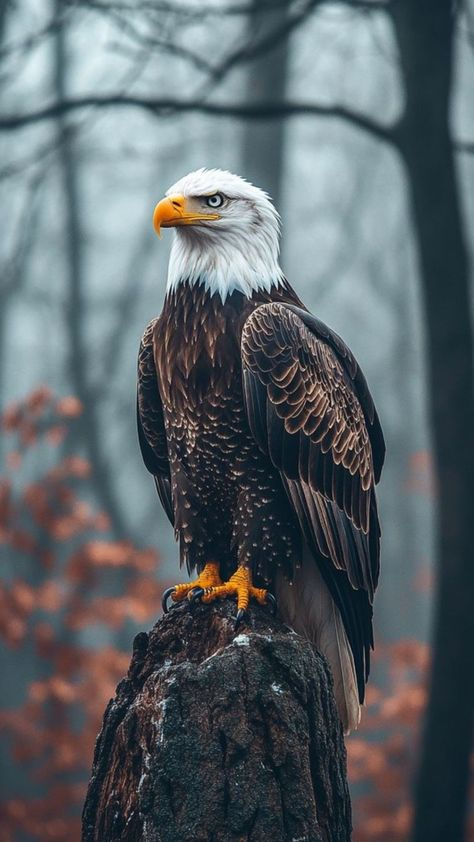
#> input picture Example.jpg, 474 x 842 px
$ python BGR-RGB-GRAYSCALE.py
#> lines starting #> are read from the running program, lines starting #| are printed output that depends on the picture
import cv2
import matplotlib.pyplot as plt

image = cv2.imread('Example.jpg')
#> image is the input picture: shape (842, 474, 3); mean B, G, R 103.9, 99.1, 90.8

image_bgr = plt.imshow(image)
plt.title("BGR Image")
plt.show()

image_rgb = cv2.cvtColor(image, cv2.COLOR_BGR2RGB)
plt.imshow(image_rgb)
plt.title("RGB Image")
plt.show()

gray_image = cv2.cvtColor(image, cv2.COLOR_BGR2GRAY)
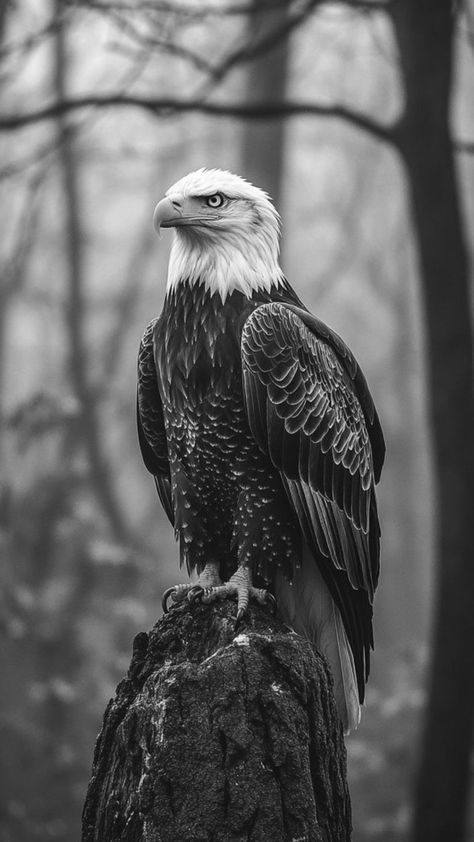
#> gray_image: shape (842, 474); min 1, max 255, mean 97.2
plt.imshow(gray_image, cmap='gray')
plt.title("Grayscale Image")
plt.show()

cropped_image = image[100:300, 200:400]
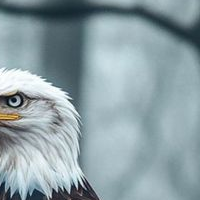
#> cropped_image: shape (200, 200, 3); mean B, G, R 165.1, 159.3, 141
cropped_rgb = cv2.cvtColor(cropped_image, cv2.COLOR_BGR2RGB)
plt.imshow(cropped_rgb)
plt.title("Cropped Region")
plt.show()

$ run again, with Cat.jpg copied over Example.jpg
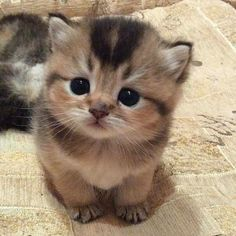
#> input picture Cat.jpg, 236 x 236 px
#> image is the input picture: shape (236, 236, 3); mean B, G, R 115.5, 137.8, 157.3
#> `gray_image = cv2.cvtColor(image, cv2.COLOR_BGR2GRAY)`:
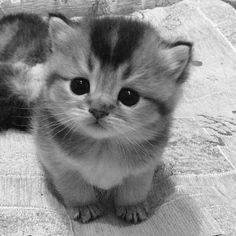
#> gray_image: shape (236, 236); min 2, max 252, mean 141.1
#> `cropped_image = image[100:300, 200:400]`:
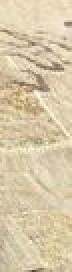
#> cropped_image: shape (136, 36, 3) (shown 2 times larger); mean B, G, R 169.5, 201.3, 216.7
